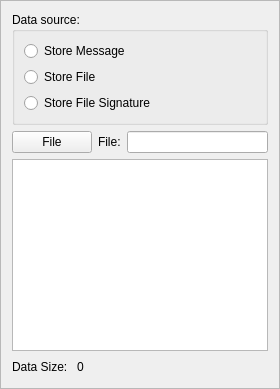
          <widget class="QFrame" name="frameDataSource">
           <property name="frameShape">
            <enum>QFrame::StyledPanel</enum>
           </property>
           <property name="frameShadow">
            <enum>QFrame::Raised</enum>
           </property>
           <layout class="QVBoxLayout" name="verticalLayout_5">
            <item>
             <layout class="QHBoxLayout" name="horizontalLayout_4">
              <item>
               <layout class="QVBoxLayout" name="verticalLayout_7">
                <item>
                 <widget class="QGroupBox" name="dataSrcGroupBox">
                  <property name="title">
                   <string>Data source:</string>
                  </property>
                  <layout class="QVBoxLayout" name="verticalLayout_4">
                   <item>
                    <widget class="QRadioButton" name="storeMessageRadioButton">
                     <property name="text">
                      <string>Store Message</string>
                     </property>
                     <property name="icon">
                      <iconset resource="../bitcoin.qrc">
                       <normaloff>:/icons/transaction_confirmed</normaloff>:/icons/transaction_confirmed</iconset>
                     </property>
                    </widget>
                   </item>
                   <item>
                    <widget class="QRadioButton" name="storeFileRadioButton">
                     <property name="text">
                      <string>Store File</string>
                     </property>
                     <property name="icon">
                      <iconset resource="../bitcoin.qrc">
                       <normaloff>:/icons/transaction_confirmed</normaloff>:/icons/transaction_confirmed</iconset>
                     </property>
                    </widget>
                   </item>
                   <item>
                    <widget class="QRadioButton" name="storeFileHashRadioButton">
                     <property name="text">
                      <string>Store File Signature</string>
                     </property>
                     <property name="icon">
                      <iconset resource="../bitcoin.qrc">
                       <normaloff>:/icons/transaction_confirmed</normaloff>:/icons/transaction_confirmed</iconset>
                     </property>
                    </widget>
                   </item>
                  </layout>
                 </widget>
                </item>
               </layout>
              </item>
             </layout>
            </item>
            <item>
             <layout class="QHBoxLayout" name="horizontalLayout_8">
              <item>
               <layout class="QVBoxLayout" name="verticalLayout_9">
                <item>
                 <widget class="QPushButton" name="fileStoreButton">
                  <property name="text">
                   <string>File</string>
                  </property>
                  <property name="icon">
                   <iconset resource="../bitcoin.qrc">
                    <normaloff>:/icons/open</normaloff>:/icons/open</iconset>
                  </property>
                 </widget>
                </item>
               </layout>
              </item>
              <item>
               <layout class="QVBoxLayout" name="verticalLayout_2">
                <item>
                 <layout class="QHBoxLayout" name="horizontalLayout_7">
                  <item>
                   <widget class="QLabel" name="fileStoreLabel">
                    <property name="text">
                     <string>File:</string>
                    </property>
                   </widget>
                  </item>
                  <item>
                   <widget class="QLineEdit" name="fileStoreEdit"/>
                  </item>
                 </layout>
                </item>
               </layout>
              </item>
             </layout>
            </item>
            <item>
             <widget class="QTextEdit" name="messageStoreEdit">
              <property name="minimumSize">
               <size>
                <width>0</width>
                <height>0</height>
               </size>
              </property>
             </widget>
            </item>
            <item>
             <layout class="QHBoxLayout" name="horizontalLayout_20">
              <item>
               <widget class="QLabel" name="dataSizeTextLabel">
                <property name="text">
                 <string>Data Size: </string>
                </property>
               </widget>
              </item>
              <item>
               <widget class="QLabel" name="dataSizeLabel">
                <property name="text">
                 <string>0</string>
                </property>
               </widget>
              </item>
              <item>
               <spacer name="horizontalSpacer_5">
                <property name="orientation">
                 <enum>Qt::Horizontal</enum>
                </property>
                <property name="sizeHint" stdset="0">
                 <size>
                  <width>40</width>
                  <height>20</height>
                 </size>
                </property>
               </spacer>
              </item>
             </layout>
            </item>
           </layout>
          </widget>
